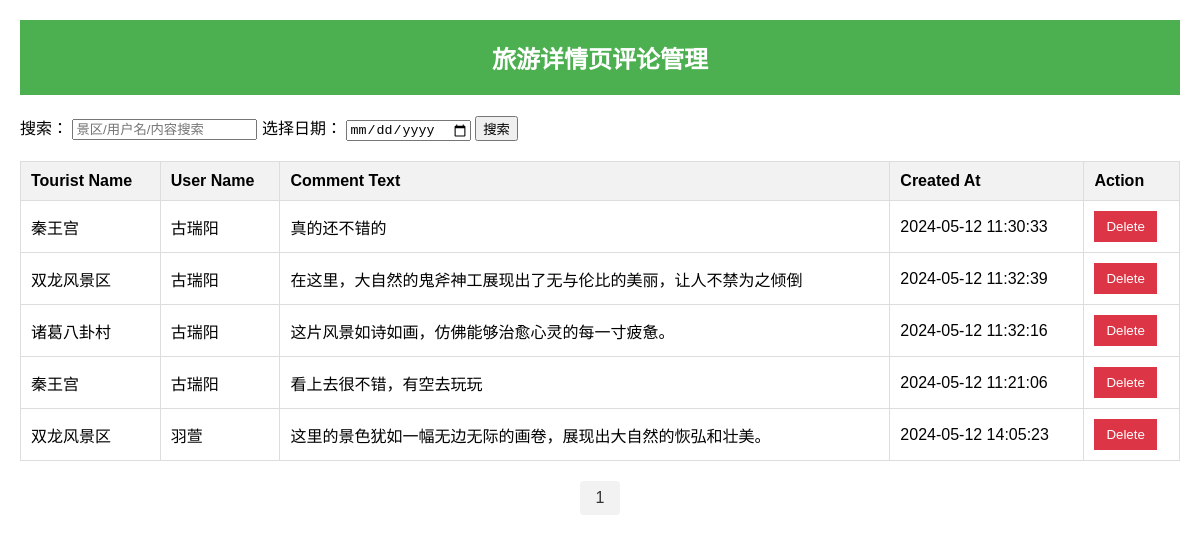
The app's page /ternaiml_manger/tourist_comment.php with its own data.
### tables this page shows
CREATE TABLE `tourists_comments` (
  `comment_id` int(11) NOT NULL,
  `tourist_id` int(11) DEFAULT NULL,
  `user_id` int(11) DEFAULT NULL,
  `comment_text` text,
  `created_at` timestamp NOT NULL DEFAULT CURRENT_TIMESTAMP
);

CREATE TABLE `tourists_place` (
  `tourist_id` int(11) NOT NULL,
  `name` varchar(255) DEFAULT NULL,
  `img` varchar(255) DEFAULT NULL
);

CREATE TABLE `users` (
  `id` int(10) UNSIGNED NOT NULL,
  `username` varchar(20) NOT NULL,
  `password` varchar(255) NOT NULL,
  `img` varchar(255) NOT NULL DEFAULT 'moren.gif',
  `sex` tinyint(3) UNSIGNED NOT NULL DEFAULT '1'
);

### ternaiml_manger/tourist_comment.php (the view, shortened to what this page needs)
<?php
require "config.php";
$commentsPerPage = 5;
$currentPage = isset($_GET['page']) ? $_GET['page'] : 1;
$offset = ($currentPage - 1) * $commentsPerPage;
$sql = "SELECT c.comment_id, c.tourist_id, c.user_id, u.username, tp.name as tourist_name, c.comment_text, c.created_at
        FROM tourists_comments c
        JOIN users u ON c.user_id = u.id
        JOIN tourists_place tp ON c.tourist_id = tp.tourist_id";
$sql .= " LIMIT $commentsPerPage OFFSET $offset";
$result = $conn->query($sql);
$totalComments = $result->num_rows;
$totalPages = ceil($totalComments / $commentsPerPage);
?>
<!DOCTYPE html>
<html lang="en">
<head>
    <link rel="stylesheet" href="./css/tourist_comment.css">
</head>
<body>
    <h2>旅游详情页评论管理</h2>
    <form method="GET" action="">
        <label for="search">搜索：</label>
        <input type="text" id="search" placeholder="景区/用户名/内容搜索" name="search" />
        <label for="date">选择日期：</label>
        <input type="date" id="date" name="date" />
        <input type="submit" value="搜索" />
    </form>
    <table>
        <thead>
            <tr>
                <th>Tourist Name</th>
                <th>User Name</th>
                <th>Comment Text</th>
                <th>Created At</th>
                <th>Action</th>
            </tr>
        </thead>
        <tbody>
            <?php
            while ($comment = $result->fetch_assoc()) {
                echo '<tr>';
                echo '<td>' . $comment['tourist_name'] . '</td>';
                echo '<td>' . $comment['username'] . '</td>';
                echo '<td>' . $comment['comment_text'] . '</td>';
                echo '<td>' . $comment['created_at'] . '</td>';
                echo '<td>';
                echo '<button class="delete-button" data-comment-id="' . $comment['comment_id'] . '">Delete</button>';
                echo '</td>';
                echo '</tr>';
            }
            ?>
        </tbody>
    </table>
    <div class="pagination">
        <?php
        for ($i = 1; $i <= $totalPages; $i++) {
            echo '<a href="?page=' . $i . '">' . $i . '</a>';
        }
        ?>
    </div>
</body>
</html>

### ternaiml_manger/css/tourist_comment.css (style rules this page uses)
body { font-family: 'Arial', sans-serif; margin: 20px; }
table { width: 100%; border-collapse: collapse; margin-top: 20px; }
table, th, td { border: 1px solid #ddd; }
h2 { color: #333; text-align: center; padding: 20px; background-color: #4CAF50; color: white; }
th, td { padding: 10px; text-align: left; }
th { background-color: #f2f2f2; }
.delete-button { background-color: #dc3545; color: #fff; border: none; padding: 8px 12px; cursor: pointer; }
.pagination { display: flex; justify-content: center; margin-top: 20px; }
.pagination a { padding: 8px 16px; margin: 0 4px; text-decoration: none; color: #333; background-color: #f2f2f2; border-radius: 4px; transition: background-color 0.3s; }

### records on screen
tourists_comments: tourist.name "秦王宫", user.username "古瑞阳", comment_text "真的还不错的", created_at "2024-05-12 11:30:33"
tourists_comments: tourist.name "双龙风景区", user.username "古瑞阳", comment_text "在这里，大自然的鬼斧神工展现出了无与伦比的美丽，让人不禁为之倾倒", created_at "2024-05-12 11:32:39"
tourists_comments: tourist.name "诸葛八卦村", user.username "古瑞阳", comment_text "这片风景如诗如画，仿佛能够治愈心灵的每一寸疲惫。", created_at "2024-05-12 11:32:16"
tourists_comments: tourist.name "秦王宫", user.username "古瑞阳", comment_text "看上去很不错，有空去玩玩", created_at "2024-05-12 11:21:06"
tourists_comments: tourist.name "双龙风景区", user.username "羽萱", comment_text "这里的景色犹如一幅无边无际的画卷，展现出大自然的恢弘和壮美。", created_at "2024-05-12 14:05:23"
